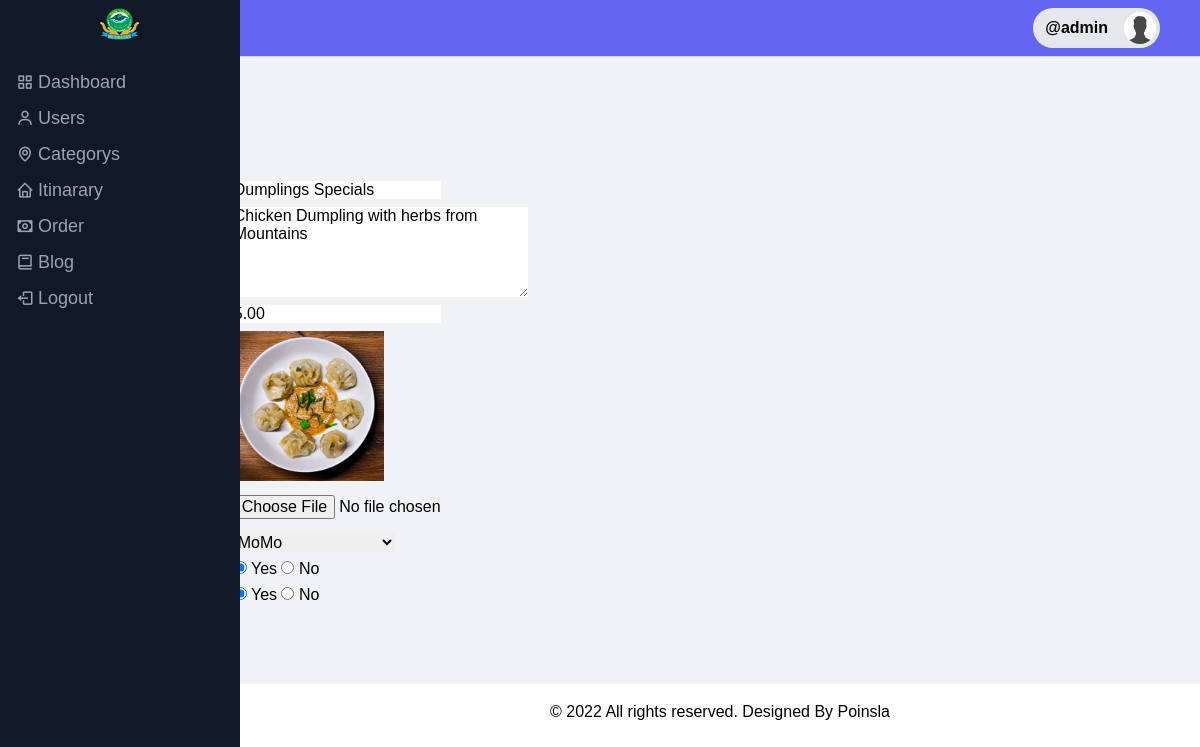
The app's page /admin/update-food.php?id=3 (signed in), older data.
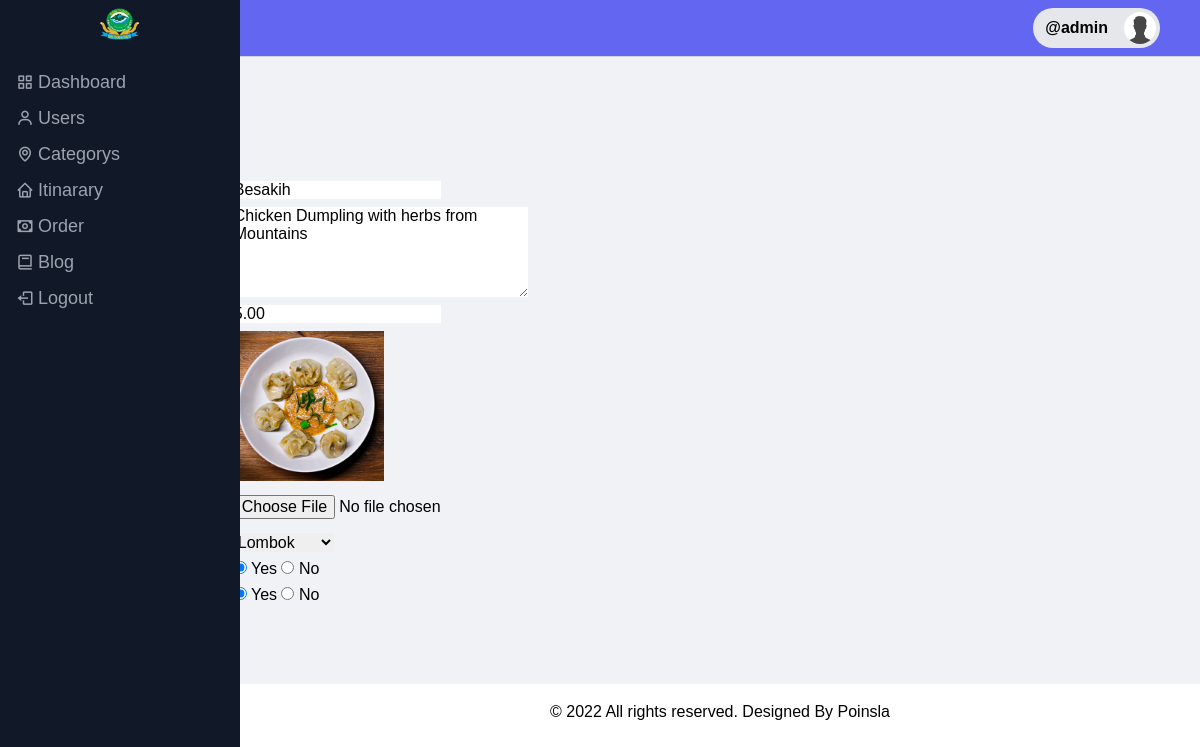
The same page, newer data.
### tables this page shows
CREATE TABLE `tbl_food` (
  `id` int(10) UNSIGNED NOT NULL,
  `category_id` int(10) UNSIGNED NOT NULL,
  `title` varchar(100) NOT NULL,
  `description` text NOT NULL,
  `price` decimal(10,2) NOT NULL,
  `image_name` varchar(255) NOT NULL,
  `featured` varchar(10) NOT NULL,
  `active` varchar(10) NOT NULL
);

CREATE TABLE `tbl_category` (
  `id` int(10) UNSIGNED NOT NULL,
  `title` varchar(100) NOT NULL,
  `image_name` varchar(255) NOT NULL,
  `featured` varchar(10) NOT NULL,
  `active` varchar(10) NOT NULL
);

### admin/update-food.php (the view, shortened to what this page needs)
<?php include('partials/menu.php'); ?>
<?php
if (isset($_GET['id'])) {
    $id = $_GET['id'];
    $sql2 = "SELECT * FROM tbl_food WHERE id=$id";
    $res2 = mysqli_query($conn, $sql2);
    $row2 = mysqli_fetch_assoc($res2);
    $title = $row2['title'];
    $description = $row2['description'];
    $price = $row2['price'];
    $current_image = $row2['image_name'];
    $current_category = $row2['category_id'];
    $featured = $row2['featured'];
    $active = $row2['active'];
} else {
    header('location:' . SITEURL . 'admin/manage-food.php');
}
?>
<div class="main-content">
    <div class="wrapper">
        <h1>Update Food</h1>
        <br><br>
        <form action="" method="POST" enctype="multipart/form-data">
            <table class="tbl-30">
                <tr>
                    <td>Title: </td>
                    <td>
                        <input type="text" name="title" value="<?php echo $title; ?>">
                    </td>
                </tr>
                <tr>
                    <td>Description: </td>
                    <td>
                        <textarea name="description" cols="30" rows="5"><?php echo $description; ?></textarea>
                    </td>
                </tr>
                <tr>
                    <td>Price: </td>
                    <td>
                        <input type="number" name="price" value="<?php echo $price; ?>">
                    </td>
                </tr>
                <tr>
                    <td>Current Image: </td>
                    <td>
                        <?php
                        if ($current_image == "") {
                            echo "<div class='error'>Image not Available.</div>";
                        } else {
                        ?>
                            <img src="<?php echo SITEURL; ?>images/food/<?php echo $current_image; ?>" width="150px">
                        <?php
                        }
                        ?>
                    </td>
                </tr>
                <tr>
                    <td>Select New Image: </td>
                    <td>
                        <input type="file" name="image">
                    </td>
                </tr>
                <tr>
                    <td>Category: </td>
                    <td>
                        <select name="category">
                            <?php
                            $sql = "SELECT * FROM tbl_category WHERE active='Yes'";
                            $res = mysqli_query($conn, $sql);
                            $count = mysqli_num_rows($res);
                            if ($count > 0) {
                                while ($row = mysqli_fetch_assoc($res)) {
                                    $category_title = $row['title'];
                                    $category_id = $row['id'];
                            ?>
                                    <option <?php if ($current_category == $category_id) {
                                                echo "selected";
                                            } ?> value="<?php echo $category_id; ?>"><?php echo $category_title; ?></option>
                            <?php
                                }
                            } else {
                                echo "<option value='0'>Category Not Available.</option>";
                            }
                            ?>
                        </select>
                    </td>
                </tr>
                <tr>
                    <td>Featured: </td>
                    <td>
                        <input <?php if ($featured == "Yes") {
                                    echo "checked";
                                } ?> type="radio" name="featured" value="Yes"> Yes
                        <input <?php if ($featured == "No") {
                                    echo "checked";
                                } ?> type="radio" name="featured" value="No"> No
                    </td>
                </tr>
                <tr>
                    <td>Active: </td>
                    <td>
                        <input <?php if ($active == "Yes") {
                                    echo "checked";
                                } ?> type="radio" name="active" value="Yes"> Yes
                        <input <?php if ($active == "No") {
                                    echo "checked";
                                } ?> type="radio" name="active" value="No"> No
                    </td>
                </tr>
                <tr>
                    <td>
                    </td>
                </tr>
            </table>
        </form>
    </div>
</div>
<?php include('partials/footer.php'); ?>

Row changes from the older to the newer data that the page shows:
changed tbl_food "Chicken Dumpling with herbs from Mountains": title "Dumplings Specials" → "Besakih"; category "MoMo" → "Lombok"
